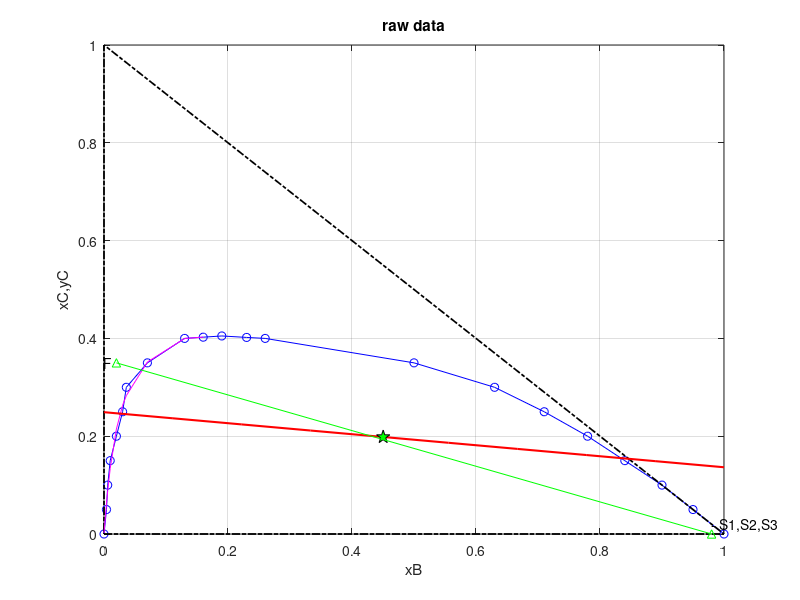

Write MATLAB code to recreate this figure. (Note: this script raises an error after producing the figure.)
clear; clc; close all;

%% Question 1:

B = [0 0.004 0.006 0.01 0.02 0.03 0.036 0.07 0.13 0.16 0.19 0.23 0.26 0.5 0.63 0.71 0.78 0.84 0.9 0.95 1];
C = [0 0.05 0.1 0.15 0.2 0.25 0.3 0.35 0.4 0.4025 0.405 0.402 0.4 0.35 0.3 0.25 0.2 0.15 0.1 0.05 0];

% figure 1
figure(1)
plot(B,C,'bo-');grid on;hold on;
plot([0 1 0 0],[0 0 1 0],'k-.','linewidth',1.25)
xlabel('xB');ylabel('xC,yC');grid on;
title('raw data')
p1 = polyfit(B(1:10),C(1:10),5);
p2 = polyfit(B(11:20),C(11:20),2);
% 
f1 = polyval(p1,B(1:10));
plot(B(1:10),f1,'m')

% Tie lines

My = 0.1984;
Mx = 0.4503;

% Plotting the tie lines
tie_slope = [-0.0052 -0.0162 -0.0443 -0.0849 -0.1758];

% Calculating slope through interpolation
if ((0 < My) && (My <= 0.04))
        slope = 0 + (My - 0)*tie_slope(1)/(0.04);
        
elseif((0.04< My) && (My <= 0.083))
    slope = tie_slope(1) + (My - 0.04)*tie_slope(2)/(0.083 - 0.04);
    
elseif ((0.083 < My) && (My <= 0.13))
    slope = tie_slope(2) + (My - 0.083)*tie_slope(3)/(0.13 - 0.083);    
    
elseif ((0.13 < My) && (My <= 0.215))
    slope = tie_slope(3) + (My - 0.13)*tie_slope(4)/(0.215 - 0.13);    
    
elseif ((0.215 < My) && (My <= 0.395))
    slope = tie_slope(4) + (My - 0.215)*tie_slope(5)/(0.395 - 0.215);    
      
elseif((My > 0.395))
    slope = tie_slope(5) + (My - 0.395)*(-0.155)/(0.4 - 0.395);
    
end

% Draw the line with the calculated slope through the point (Mx, My)
x_vals = linspace(0, 1, 10);
y_vals = slope * (x_vals - Mx) + My;

plot(x_vals, y_vals, 'r-', 'linewidth', 1.5);
xlim([0 1]);

% Highlight the point My, Mx
plot(Mx, My, 'kp', 'MarkerSize', 10, 'MarkerFaceColor', 'g');

F1 = [0, 0.35];
S1 = [0.98, 0.02];
plot(S1,F1,'g^-','linewidth',0.35)
text(0,0.35,'F')
text(0.98,0.02,'- S1,S2,S3')

% Calculations:
% Stages = input('enter the number of stages'):

stages = 1;
S = [850 850 850];
F = 1000;
xbf = 0;
xcf = 0.35;
ybs = 0.98;
ycs = 0.02;
    
tie_slope = [-0.0052 -0.0162 -0.0443 -0.0849 -0.1758];

r = ones(1,stages);
e = ones(1,stages);
xbr = ones(1,stages);xcr = ones(1,stages);
ybe = ones(1,stages);yce = ones(1,stages);
M = ones(1,stages);
Mx = ones(1,stages);
My = ones(1,stages);

syms R E
for i = 1:stages
    
    M(i) = F + S(i);
    My(i) = (F*xcf + S(i)*ycs)/M(i);
    Mx(i) = (F*xbf + S(i)*ybs)/M(i);
    
    if  ((0 < My(i)) && (My(i) <= 0.04))
        slope = 0 + (My(i) - 0)*tie_slope(1)/(0.04);
        
    elseif((0.04< My(i)) && (My(i) <= 0.083))
        slope = tie_slope(1) + (My(i) - 0.04)*tie_slope(2)/(0.083 - 0.04);
        
    elseif ((0.083 < My(i)) && (My(i) <= 0.13))
        slope = tie_slope(2) + (My(i) - 0.083)*tie_slope(3)/(0.13 - 0.083);    
        
    elseif ((0.13 < My(i)) && (My(i) <= 0.215))
        slope = tie_slope(3) + (My(i) - 0.13)*tie_slope(4)/(0.215 - 0.13);    
        
    elseif ((0.215 < My(i)) && (My(i) <= 0.395))
        slope = tie_slope(4) + (My(i) - 0.215)*tie_slope(5)/(0.395 - 0.215);    
          
    elseif((My(i) > 0.395))
        slope = tie_slope(5) + (My(i) - 0.395)*(-0.155)/(0.4 - 0.395);
    
    end
    
    syms x y
    [xbr(i),xcr(i)] = vpasolve([y == poly2sym(p1),y == My(i) + slope*(x - Mx(i))],[x,y],[0 0.16; 0 0.405]);
    [ybe(i),yce(i)] = vpasolve([y == poly2sym(p2),y == My(i) + slope*(x - Mx(i))],[x,y],[0.16 1; 0 0.405]);

    plot([double(xbr(i)) double(ybe(i))],[double(xcr(i)) double(yce(i))],'o-','Color',[0,0.25,1],'linewidth',0.35)
    plot(double(Mx(i)),double(My(i)),'bo')
    
    text(double(xbr(i)-0.05),double(xcr(i)),['R',num2str(i),' - '])   
    text(double(ybe(i)),double(yce(i)),[' - ','E',num2str(i)])   
    text(double(Mx(i)),double(My(i)+0.02),['M',num2str(i)])  
    
    [r(i),e(i)] = solve([R + E - M(i),((R*xcr(i)) + (E*yce(i)) - (M(i)*My(i))),R>0,E>0],[R,E]);
    
    F = r(i);
    xcf = xcr(i);
    xbf = xbr(i);
end

% Answers:

disp('raffinate weights (in kg) :')
disp(double(r));
disp('extract weights (in kg) :')
disp(double(e));
disp('raffinate xC,R :')
disp(double(xcr));
disp('extract yC,E :')
disp(double(yce));
disp('total TMA leaving the stages (in kg) :')
disp(double(sum(e.*yce)));
disp('total TMA entering three stages (in kg) :')
disp(double(0.02*sum(S)));
disp('net TMA removed :')
disp(double(sum(e.*yce) - 0.02*sum(S)));
disp('total amount of solute in feed : 350 kg')
disp('fraction of TMA removed  from feed(in percentage) :')
disp(double((sum(e.*yce) - 0.02*sum(S))*100/350));

%% Question 2:

B = [0 0.004 0.006 0.01 0.02 0.03 0.036 0.07 0.13 0.16 0.19 0.23 0.26 0.5 0.63 0.71 0.78 0.84 0.9 0.95 1];
C = [0 0.05 0.1 0.15 0.2 0.25 0.3 0.35 0.4 0.4025 0.405 0.402 0.4 0.35 0.3 0.25 0.2 0.15 0.1 0.05 0];
A = 1 - B - C;

%==========================================================================
%------ extra data points are added to data to make the curve smoother
%==========================================================================

tiexc = [0.04 0.083 0.13 0.215 0.395];
tieyc = [0.035 0.068 0.09 0.145 0.31];

% figure 1
figure(1)
plot(B,C,'bo-');grid on;hold on;
plot([0 1 0 0],[0 0 1 0],'k-.','linewidth',1.25)
xlabel('xB');ylabel('xC,yC');grid on;
title('raw data')

p1 = polyfit(B,C,4);
f1= polyval(p1,B);

figure(2)
plot(B,C,'--go',...
    'linewidth',2,...
    'MarkerSize',6.5,...
    'MarkerEdgeColor','b',...
    'MarkerFaceColor',[0.6,0.6,0.6]);hold on;grid on;
xlabel('xB');ylabel('xC,yC');hold on; 
plot([0 1 0 0],[0 0 1 0],'k-.','linewidth',1.25)
plot(B,f1,'k');grid on;
xlabel('xB');ylabel('xC,yC');
title('fitted data');ylim([0 1]);

% interpolation
B1 = zeros(1,10001);
C1 = zeros(1,10001);

for i = 1:10001
    B1(i) = (i-1)/10000;
    C1(i) = round(interp1(B,C,(i-1)/10000),5);
end

%calculations
%stages = input('enter the number of stages');

solute_in_extract = zeros(1, length(600:20:840));
index = 1;

for p=600:20:840
stages = 3;
figure(p)
plot(B1,C1,'b','linewidth',1.00);grid on;hold on;
plot([0 1 0 0],[0 0 1 0],'k-.','linewidth',1.25)
xlabel('xB');ylabel('xC,yC');title('interpolated data - overall process schematic')

tiexb = zeros(1,length(tiexc));
tieyb = zeros(1,length(tiexc));

for i = 1:length(tiexc)
    index1 = find(abs(C1-tiexc(i)) < 0.001,1,'first');
    index2 = find(abs(C1-tieyc(i)) < 0.001,1,'last');    
    XX = [B1(index1) B1(index2)] ;
    YY = [tiexc(i) tieyc(i)];
    tiexb(i) = B1(index1);
    tieyb(i) = B1(index2);
    plot(XX',YY','mo:','linewidth',1.25)
end   

F1 = [0 0.98];
S1 = [0.35 0.02];
plot(F1,S1,'g^-','linewidth',0.35)
text(0,0.35,'F')
text(0.98,0.02,'- S1,S2,S3')

S = [p  p p];
F = 1000;
xbf = 0;
xcf = 0.35;
ybs = 0.98;
ycs = 0.02;
    
tie_slope = zeros(1,length(tiexc));
for i =  1:length(tiexc)
    tie_slope(i) = (tieyc(i) - tiexc(i))/(tieyb(i) - tiexb(i));
end

r = ones(1,stages);
e = ones(1,stages);
xbr = ones(1,stages);xcr = ones(1,stages);
ybe = ones(1,stages);yce = ones(1,stages);
M = ones(1,stages);
Mx = ones(1,stages);
My = ones(1,stages);

solute = 0;

syms R E
for i = 1:stages

    M(i) = F + S(i);
    My(i) = (F*xcf + S(i)*ycs)/M(i);
    Mx(i) = (F*xbf + S(i)*ybs)/M(i);
    
    if  ((0 < My(i)) && (My(i) <= 0.04))
        slope = 0 + (My(i) - 0)*tie_slope(1)/(0.04);
        
    elseif((0.04< My(i)) && (My(i) <= 0.083))
        slope = tie_slope(1) + (My(i) - 0.04)*tie_slope(2)/(0.083 - 0.04);
        
    elseif ((0.083 < My(i)) && (My(i) <= 0.13))
        slope = tie_slope(2) + (My(i) - 0.083)*tie_slope(3)/(0.13 - 0.083);    
        
    elseif ((0.13 < My(i)) && (My(i) <= 0.215))
        slope = tie_slope(3) + (My(i) - 0.13)*tie_slope(4)/(0.215 - 0.13);    
        
    elseif ((0.215 < My(i)) && (My(i) <= 0.395))
        slope = tie_slope(4) + (My(i) - 0.215)*tie_slope(5)/(0.395 - 0.215);    
          
    elseif((My(i) > 0.395))
        slope = tie_slope(5) + (My(i) - 0.395)*(-0.155)/(0.4 - 0.395);
    
    end
    
    syms x y
    [xbr(i),xcr(i)] = vpasolve([y == poly2sym(p1),y == My(i) + slope*(x - Mx(i))],[x,y],[0 0.2; 0 0.405]);
    [ybe(i),yce(i)] = vpasolve([y == poly2sym(p1),y == My(i) + slope*(x - Mx(i))],[x,y],[0.2 1; 0 0.405]);
 figure(p)
    plot([double(xbr(i)) double(ybe(i))],[double(xcr(i)) double(yce(i))],'o-','Color',[0,0.25,1],'linewidth',0.35)
    plot(double(Mx(i)),double(My(i)),'bo')
    
    text(double(xbr(i)-0.05),double(xcr(i)),['R',num2str(i),' - '])   
    text(double(ybe(i)),double(yce(i)),[' - ','E',num2str(i)])   
    text(double(Mx(i)),double(My(i)+0.02),['M',num2str(i)])  
    
    [r(i),e(i)] = solve([R + E - M(i),((R*xcr(i)) + (E*yce(i)) - (M(i)*My(i))),R>0,E>0],[R,E]);

    % Calculate the amount of solute in the extract phase
    sol = e(i) * yce(i);
    solute = solute + sol;

    F = r(i);
    xcf = xcr(i);
    xbf = xbr(i);
    
end

solute_in_extract(index) = solute;
index = index + 1;

end

% Plot the amount of solute in the extract phase as a function of solvent amount
figure
plot(600:20:840, solute_in_extract, 'b-');
xlabel('Solvent amount (kg)');
ylabel('Solute in extract phase');
title('Removal of solute as a function of solvent amount');
grid on;

for i = 1:length(xcr)-1
    index1 = find(abs(C1-xcr(i)) < 0.001,1,'first');
    XX2 = [B1(index1) 0.98] ;
    YY2 = [xcr(i) 0.02];    
    plot(XX2',YY2','*-','Color',[1,0,0],'linewidth',0.35)
end
